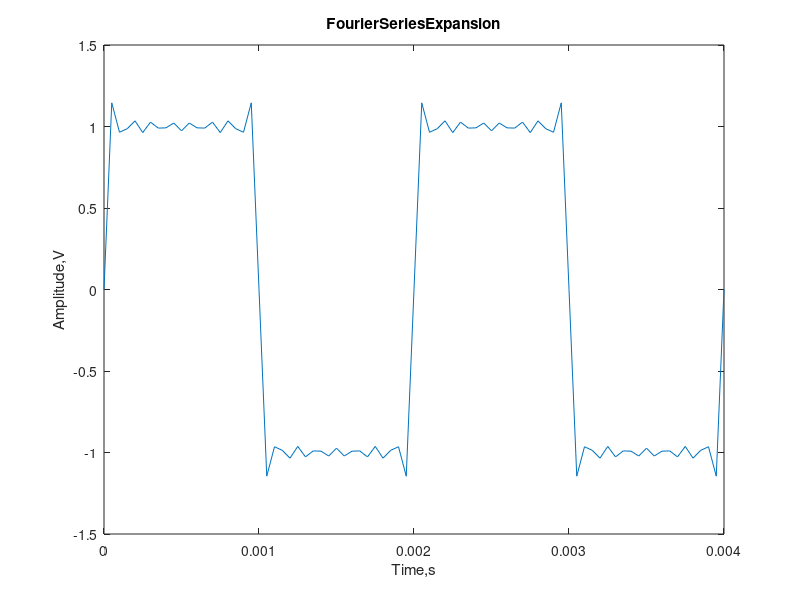

MATLAB code for this plot:
f=500;C=4/pi;
dt=5.0e-05;tpts=(4.0e-3/5.0e-5)+1;
for n=1:12;
for m=1:tpts;
s1(n,m)=(4/pi)*(1/(2*n-1))*sin((2*n-1)*2*pi*f*dt*(m-1));
end
end
for m=1:tpts;
a1=s1(:,m);
a2(m)=sum(a1);
end
f1=a2;
t=0.0:5.0e-5:4.0e-3;
plot(t,f1);xlabel('Time,s');ylabel('Amplitude,V');
title('FourierSeriesExpansion');